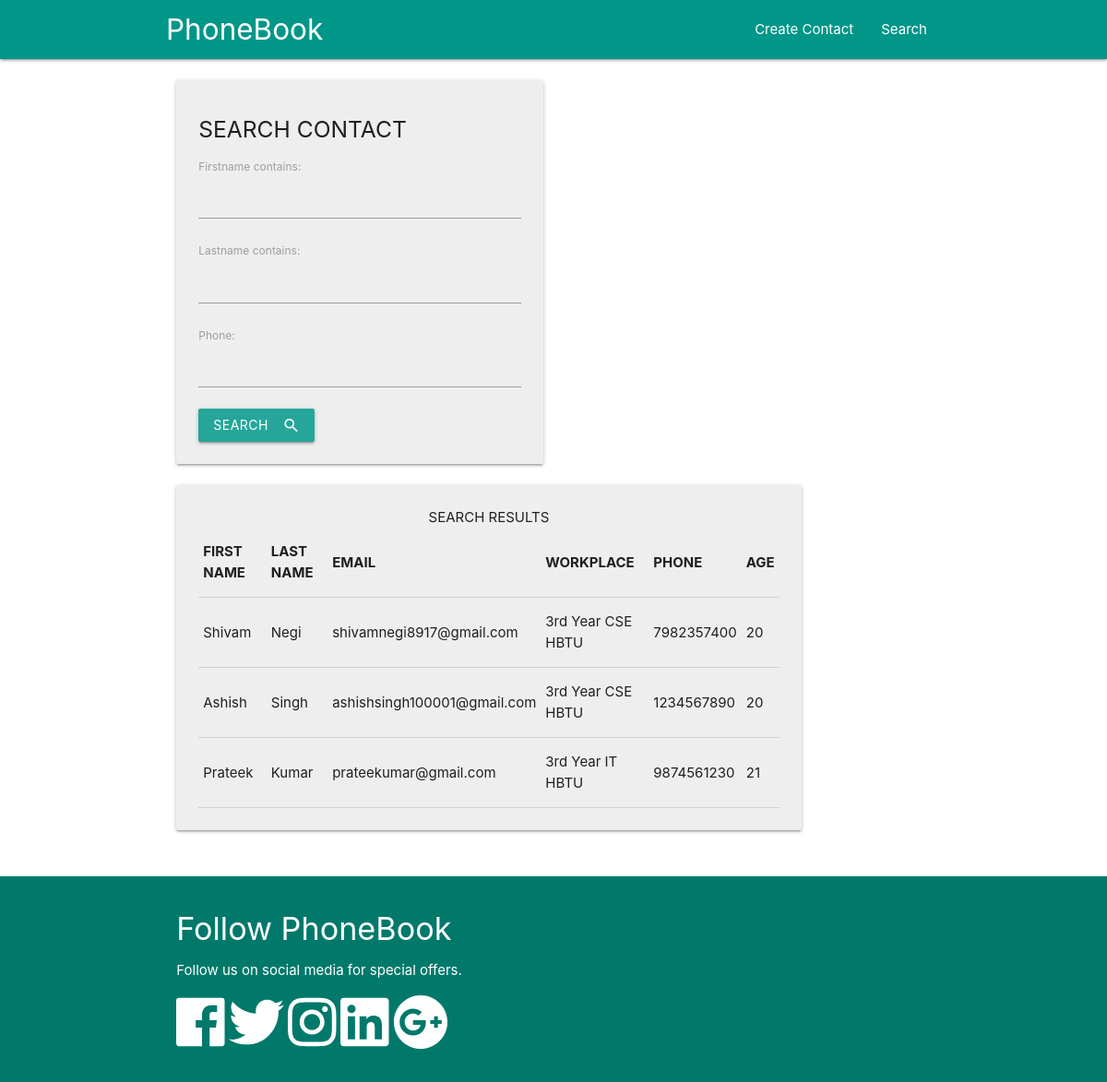
The app's page /search/ with its own data.
### core/models.py (models this page shows, shortened)
class PhoneBook(models.Model):
    firstname   = models.CharField(max_length=200)
    lastname    = models.CharField(max_length=200)
    workplace   = models.CharField(max_length=100)
    email       = models.EmailField()
    phone       = models.CharField(max_length=12)
    age         = models.IntegerField()

### templates/search.html (shortened to what this page needs)
{% load static %}
<!DOCTYPE html>
<html lang="en">
<head>
    <link rel="stylesheet" href="https://cdnjs.cloudflare.com/ajax/libs/materialize/1.0.0/css/materialize.min.css">
</head>
<body id="home" class="scrollspy">
    <div class="navbar-fixed">
        <nav class="teal">
            <div class="container">
                <div class="nav-wrapper">
                    <a href="http://127.0.0.1:8000/" class="brand-logo">PhoneBook</a>
                    <ul class="right hide-on-med-and-down">
                        <li>
                            <a href="http://127.0.0.1:8000/">Create Contact</a>
                        </li>
                        <li>
                            <a href="#popular">Search</a>
                        </li>
                    </ul>
                </div>
            </div>
        </nav>
    </div>
    <section id="contact" class="section section-contact scrollspy">
        <div class="container">
            <div class="row">
                <div class="col s12 m6">
                    <div class="card-panel grey lighten-3">
                        <h5>SEARCH CONTACT</h5>
                        <form method="get">
                            {{ filter.form.as_p }}
                            <button class="btn waves-effect waves-light" type="submit" name="action">SEARCH
                                <i class="material-icons right">search</i>
                            </button>
                        </form>
                    </div>
                </div>
                <div class="col s12 m10">
                        <div class="card-panel grey lighten-3">
                <table class="table table-bordered">
                    <caption>SEARCH RESULTS</caption>
                    <thead>
                        <tr>
                        <th>FIRST NAME</th>
                        <th>LAST NAME</th>
                        <th>EMAIL</th>
                        <th>WORKPLACE</th>
                        <th>PHONE</th>
                        <th>AGE</th>
                        </tr>
                    </thead>
                    <tbody>
                        {% for user in filter.qs %}
                        <tr>
                            <td>{{ user.firstname }}</td>
                            <td>{{ user.lastname }}</td>
                            <td>{{ user.email }}</td>
                            <td>{{ user.workplace }}</td>
                            <td>{{ user.phone }}</td>
                            <td>{{ user.age}}</td>
                        </tr>
                        {% endfor %}
                    </tbody>
                    </table>
                    </div>
                    </div>
            </div>
        </div>
    </section>
    <section class="section section-follow teal darken-2 white-text">
        <div class="container">
            <div class="row">
                <div class="col s12">
                    <h4>Follow PhoneBook</h4>
                    <p>Follow us on social media for special offers.</p>
                    <a href="#" class="white-text">
                        <i class="fab fa-facebook fa-4x"></i>
                    </a>
                    <a href="#" class="white-text">
                        <i class="fab fa-twitter fa-4x"></i>
                    </a>
                    <a href="#" class="white-text">
                        <i class="fab fa-instagram fa-4x"></i>
                    </a>
                    <a href="#" class="white-text">
                        <i class="fab fa-linkedin fa-4x"></i>
                    </a>
                    <a href="#" class="white-text">
                        <i class="fab fa-google-plus fa-4x"></i>
                    </a>
                </div>
            </div>
        </div>
    </section>
    </body>
</html>

### records on screen
PhoneBook: firstname "Shivam", lastname "Negi", email "shivamnegi8917@gmail.com", workplace "3rd Year CSE HBTU", phone "7982357400", age "20"
PhoneBook: firstname "Ashish", lastname "Singh", email "ashishsingh100001@gmail.com", workplace "3rd Year CSE HBTU", phone "1234567890", age "20"
PhoneBook: firstname "Prateek", lastname "Kumar", email "prateekumar@gmail.com", workplace "3rd Year IT HBTU", phone "9874561230", age "21"
